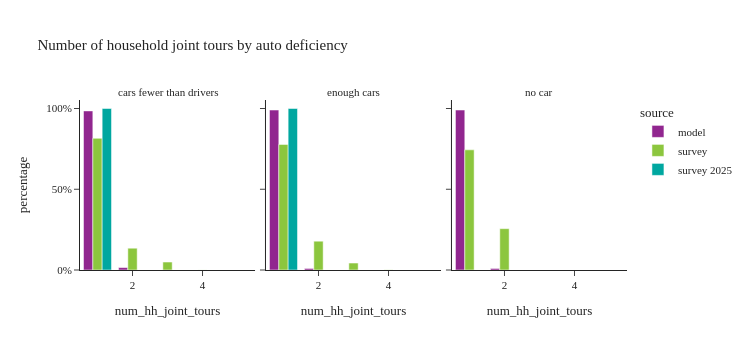

Notebook code for this chart:
### Code cell
plot_joint_tour_segment(joint_hh_data, 'auto_available_driver', "Number of household joint tours by auto deficiency")

### Figure 1 — Plotly figure (JSON) as saved in the notebook; plotly's stock layout.template omitted (floating-point values rounded to 4 significant figures)
{"data": [{"alignmentgroup": "True", "customdata": [[47065], [714]], "hovertemplate": "source=model<br>auto_available_driver=cars fewer than drivers<br>num_hh_joint_tours=%{x}<br>percentage=%{y}<br>sample_size=%{customdata[0]}<extra></extra>", "legendgroup": "model", "marker": {"color": "#91268F", "pattern": {"shape": ""}}, "name": "model", "offsetgroup": "model", "orientation": "v", "showlegend": true, "textposition": "auto", "type": "bar", "x": [1.0, 2.0], "xaxis": "x", "y": [0.9851, 0.01494], "yaxis": "y"}, {"alignmentgroup": "True", "customdata": [[68999], [663]], "hovertemplate": "source=model<br>auto_available_driver=enough cars<br>num_hh_joint_tours=%{x}<br>percentage=%{y}<br>sample_size=%{customdata[0]}<extra></extra>", "legendgroup": "model", "marker": {"color": "#91268F", "pattern": {"shape": ""}}, "name": "model", "offsetgroup": "model", "orientation": "v", "showlegend": false, "textposition": "auto", "type": "bar", "x": [1.0, 2.0], "xaxis": "x2", "y": [0.9905, 0.009517], "yaxis": "y2"}, {"alignmentgroup": "True", "customdata": [[1660], [16]], "hovertemplate": "source=model<br>auto_available_driver=no car<br>num_hh_joint_tours=%{x}<br>percentage=%{y}<br>sample_size=%{customdata[0]}<extra></extra>", "legendgroup": "model", "marker": {"color": "#91268F", "pattern": {"shape": ""}}, "name": "model", "offsetgroup": "model", "orientation": "v", "showlegend": false, "textposition": "auto", "type": "bar", "x": [1.0, 2.0], "xaxis": "x3", "y": [0.9905, 0.009547], "yaxis": "y3"}, {"alignmentgroup": "True", "customdata": [[183], [35], [7], [2]], "hovertemplate": "source=survey<br>auto_available_driver=cars fewer than drivers<br>num_hh_joint_tours=%{x}<br>percentage=%{y}<br>sample_size=%{customdata[0]}<extra></extra>", "legendgroup": "survey", "marker": {"color": "#8CC63E", "pattern": {"shape": ""}}, "name": "survey", "offsetgroup": "survey", "orientation": "v", "showlegend": true, "textposition": "auto", "type": "bar", "x": [1.0, 2.0, 3.0, 4.0], "xaxis": "x", "y": [0.8153, 0.1349, 0.04935, 0.0004012], "yaxis": "y"}, {"alignmentgroup": "True", "customdata": [[244], [57], [19], [2], [1]], "hovertemplate": "source=survey<br>auto_available_driver=enough cars<br>num_hh_joint_tours=%{x}<br>percentage=%{y}<br>sample_size=%{customdata[0]}<extra></extra>", "legendgroup": "survey", "marker": {"color": "#8CC63E", "pattern": {"shape": ""}}, "name": "survey", "offsetgroup": "survey", "orientation": "v", "showlegend": false, "textposition": "auto", "type": "bar", "x": [1.0, 2.0, 3.0, 4.0, 5.0], "xaxis": "x2", "y": [0.7774, 0.1783, 0.04316, 0.0009599, 0.0001782], "yaxis": "y2"}, {"alignmentgroup": "True", "customdata": [[13], [2]], "hovertemplate": "source=survey<br>auto_available_driver=no car<br>num_hh_joint_tours=%{x}<br>percentage=%{y}<br>sample_size=%{customdata[0]}<extra></extra>", "legendgroup": "survey", "marker": {"color": "#8CC63E", "pattern": {"shape": ""}}, "name": "survey", "offsetgroup": "survey", "orientation": "v", "showlegend": false, "textposition": "auto", "type": "bar", "x": [1.0, 2.0], "xaxis": "x3", "y": [0.744, 0.256], "yaxis": "y3"}, {"alignmentgroup": "True", "customdata": [[8]], "hovertemplate": "source=survey 2025<br>auto_available_driver=cars fewer than drivers<br>num_hh_joint_tours=%{x}<br>percentage=%{y}<br>sample_size=%{customdata[0]}<extra></extra>", "legendgroup": "survey 2025", "marker": {"color": "#00A7A0", "pattern": {"shape": ""}}, "name": "survey 2025", "offsetgroup": "survey 2025", "orientation": "v", "showlegend": true, "textposition": "auto", "type": "bar", "x": [1.0], "xaxis": "x", "y": [1.0], "yaxis": "y"}, {"alignmentgroup": "True", "customdata": [[16]], "hovertemplate": "source=survey 2025<br>auto_available_driver=enough cars<br>num_hh_joint_tours=%{x}<br>percentage=%{y}<br>sample_size=%{customdata[0]}<extra></extra>", "legendgroup": "survey 2025", "marker": {"color": "#00A7A0", "pattern": {"shape": ""}}, "name": "survey 2025", "offsetgroup": "survey 2025", "orientation": "v", "showlegend": false, "textposition": "auto", "type": "bar", "x": [1.0], "xaxis": "x2", "y": [1.0], "yaxis": "y2"}], "layout": {"annotations": [{"font": {}, "showarrow": false, "text": "cars fewer than drivers", "x": 0.16, "xanchor": "center", "xref": "paper", "y": 1.0, "yanchor": "bottom", "yref": "paper"}, {"font": {}, "showarrow": false, "text": "enough cars", "x": 0.5, "xanchor": "center", "xref": "paper", "y": 1.0, "yanchor": "bottom", "yref": "paper"}, {"font": {}, "showarrow": false, "text": "no car", "x": 0.84, "xanchor": "center", "xref": "paper", "y": 1.0, "yanchor": "bottom", "yref": "paper"}], "barmode": "group", "height": 350, "legend": {"title": {"text": "source"}, "tracegroupgap": 0}, "title": {"text": "Number of household joint tours by auto deficiency"}, "width": 750, "xaxis": {"anchor": "y", "domain": [0.0, 0.32], "title": {"text": "num_hh_joint_tours"}}, "xaxis2": {"anchor": "y2", "domain": [0.34, 0.66], "matches": "x", "title": {"text": "num_hh_joint_tours"}}, "xaxis3": {"anchor": "y3", "domain": [0.68, 1.0], "matches": "x", "title": {"text": "num_hh_joint_tours"}}, "yaxis": {"anchor": "x", "domain": [0.0, 1.0], "tickformat": ".0%", "title": {"text": "percentage"}}, "yaxis2": {"anchor": "x2", "domain": [0.0, 1.0], "matches": "y", "showticklabels": false, "tickformat": ".0%"}, "yaxis3": {"anchor": "x3", "domain": [0.0, 1.0], "matches": "y", "showticklabels": false}}}
